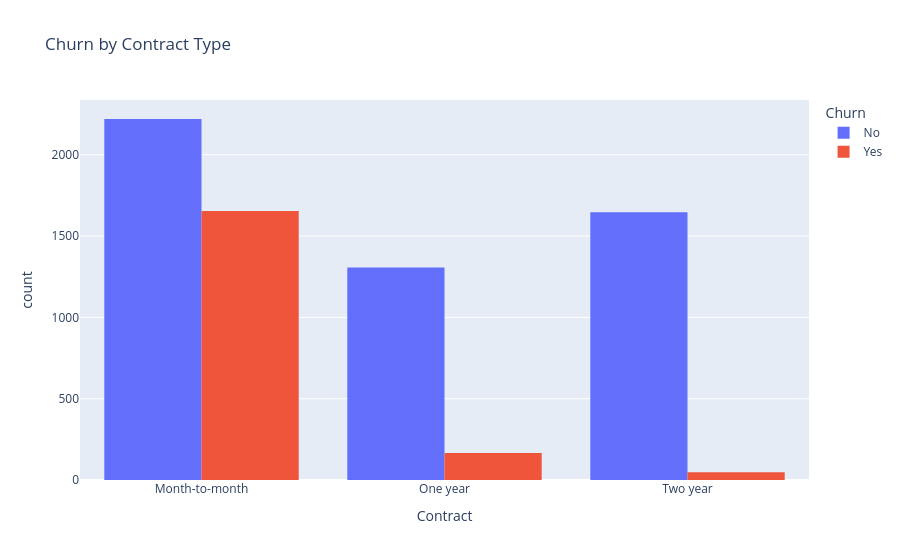

The notebook cell this image was saved under:
### Code cell
# Cell 5: Plotly - churn by Contract
fig = px.histogram(df, x='Contract', color='Churn', barmode='group', title='Churn by Contract Type')
fig.show()

### Figure 1 — Plotly figure (JSON) as saved in the notebook; plotly's stock layout.template omitted (floating-point values rounded to 4 significant figures; data arrays with more than 128 entries replaced by an {"elided": "..."} marker saying what was removed)
{"data": [{"alignmentgroup": "True", "bingroup": "x", "hovertemplate": "Churn=No<br>Contract=%{x}<br>count=%{y}<extra></extra>", "legendgroup": "No", "marker": {"color": "#636efa", "pattern": {"shape": ""}}, "name": "No", "offsetgroup": "No", "orientation": "v", "showlegend": true, "type": "histogram", "x": {"elided": "5174 str values"}, "xaxis": "x", "yaxis": "y"}, {"alignmentgroup": "True", "bingroup": "x", "hovertemplate": "Churn=Yes<br>Contract=%{x}<br>count=%{y}<extra></extra>", "legendgroup": "Yes", "marker": {"color": "#EF553B", "pattern": {"shape": ""}}, "name": "Yes", "offsetgroup": "Yes", "orientation": "v", "showlegend": true, "type": "histogram", "x": {"elided": "1869 str values"}, "xaxis": "x", "yaxis": "y"}], "layout": {"barmode": "group", "legend": {"title": {"text": "Churn"}, "tracegroupgap": 0}, "title": {"text": "Churn by Contract Type"}, "xaxis": {"anchor": "y", "domain": [0, 1], "title": {"text": "Contract"}}, "yaxis": {"anchor": "x", "domain": [0, 1], "title": {"text": "count"}}}}
